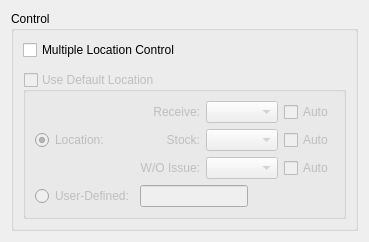
     <widget class="QWidget" name="_restrictedLocations">
      <attribute name="title">
       <string>&amp;Location</string>
      </attribute>
      <layout class="QGridLayout" name="gridLayout_16">
       <item row="0" column="0">
        <widget class="QGroupBox" name="_locationGroup">
         <property name="title">
          <string>Control</string>
         </property>
         <layout class="QGridLayout" name="gridLayout_11">
          <property name="verticalSpacing">
           <number>12</number>
          </property>
          <item row="0" column="0" colspan="2">
           <widget class="QCheckBox" name="_locationControl">
            <property name="enabled">
             <bool>true</bool>
            </property>
            <property name="text">
             <string>Multiple Location Control</string>
            </property>
           </widget>
          </item>
          <item row="1" column="0" colspan="2">
           <widget class="QGroupBox" name="_useDefaultLocation">
            <property name="enabled">
             <bool>false</bool>
            </property>
            <property name="sizePolicy">
             <sizepolicy hsizetype="Preferred" vsizetype="Fixed">
              <horstretch>0</horstretch>
              <verstretch>0</verstretch>
             </sizepolicy>
            </property>
            <property name="focusPolicy">
             <enum>Qt::TabFocus</enum>
            </property>
            <property name="title">
             <string>Use Default Location</string>
            </property>
            <property name="checkable">
             <bool>true</bool>
            </property>
            <property name="checked">
             <bool>false</bool>
            </property>
            <layout class="QGridLayout" name="gridLayout_10">
             <item row="0" column="0">
              <widget class="QRadioButton" name="_location">
               <property name="text">
                <string>Location:</string>
               </property>
               <property name="checked">
                <bool>true</bool>
               </property>
              </widget>
             </item>
             <item row="1" column="0" colspan="2">
              <widget class="QRadioButton" name="_miscLocation">
               <property name="text">
                <string>User-Defined:</string>
               </property>
              </widget>
             </item>
             <item row="1" column="2">
              <layout class="QHBoxLayout" name="horizontalLayout_5">
               <item>
                <widget class="XLineEdit" name="_miscLocationName">
                 <property name="enabled">
                  <bool>false</bool>
                 </property>
                </widget>
               </item>
               <item>
                <spacer name="horizontalSpacer_5">
                 <property name="orientation">
                  <enum>Qt::Horizontal</enum>
                 </property>
                 <property name="sizeHint" stdset="0">
                  <size>
                   <width>0</width>
                   <height>20</height>
                  </size>
                 </property>
                </spacer>
               </item>
              </layout>
             </item>
             <item row="0" column="2">
              <layout class="QGridLayout" name="gridLayout_22">
               <item row="0" column="0">
                <widget class="QLabel" name="_recvlocationsLit">
                 <property name="text">
                  <string>Receive:</string>
                 </property>
                 <property name="alignment">
                  <set>Qt::AlignRight|Qt::AlignTrailing|Qt::AlignVCenter</set>
                 </property>
                </widget>
               </item>
               <item row="0" column="1">
                <layout class="QHBoxLayout" name="horizontalLayout_11">
                 <item>
                  <widget class="XComboBox" name="_recvlocations">
                   <property name="sizePolicy">
                    <sizepolicy hsizetype="Expanding" vsizetype="Fixed">
                     <horstretch>0</horstretch>
                     <verstretch>0</verstretch>
                    </sizepolicy>
                   </property>
                   <property name="allowNull">
                    <bool>true</bool>
                   </property>
                  </widget>
                 </item>
                 <item>
                  <widget class="XCheckBox" name="_recvlocations_dist">
                   <property name="text">
                    <string>Auto</string>
                   </property>
                   <property name="forgetful">
                    <bool>true</bool>
                   </property>
                  </widget>
                 </item>
                 <item>
                  <spacer name="horizontalSpacer_10">
                   <property name="orientation">
                    <enum>Qt::Horizontal</enum>
                   </property>
                   <property name="sizeHint" stdset="0">
                    <size>
                     <width>0</width>
                     <height>20</height>
                    </size>
                   </property>
                  </spacer>
                 </item>
                </layout>
               </item>
               <item row="1" column="0">
                <widget class="QLabel" name="_locationsLit">
                 <property name="text">
                  <string>Stock:</string>
                 </property>
                 <property name="alignment">
                  <set>Qt::AlignRight|Qt::AlignTrailing|Qt::AlignVCenter</set>
                 </property>
                </widget>
               </item>
               <item row="1" column="1">
                <layout class="QHBoxLayout" name="horizontalLayout_7">
                 <item>
                  <widget class="XComboBox" name="_locations">
                   <property name="sizePolicy">
                    <sizepolicy hsizetype="Expanding" vsizetype="Fixed">
                     <horstretch>0</horstretch>
                     <verstretch>0</verstretch>
                    </sizepolicy>
                   </property>
                   <property name="allowNull">
                    <bool>true</bool>
                   </property>
                  </widget>
                 </item>
                 <item>
                  <widget class="XCheckBox" name="_locations_dist">
                   <property name="text">
                    <string>Auto</string>
                   </property>
                   <property name="forgetful">
                    <bool>true</bool>
                   </property>
                  </widget>
                 </item>
                 <item>
                  <spacer name="horizontalSpacer_4">
                   <property name="orientation">
                    <enum>Qt::Horizontal</enum>
                   </property>
                   <property name="sizeHint" stdset="0">
                    <size>
                     <width>0</width>
                     <height>20</height>
                    </size>
                   </property>
                  </spacer>
                 </item>
                </layout>
               </item>
               <item row="2" column="0">
                <widget class="QLabel" name="_issuelocationsLit">
                 <property name="text">
                  <string>W/O Issue:</string>
                 </property>
                 <property name="alignment">
                  <set>Qt::AlignRight|Qt::AlignTrailing|Qt::AlignVCenter</set>
                 </property>
                </widget>
               </item>
               <item row="2" column="1">
                <layout class="QHBoxLayout" name="horizontalLayout_13">
                 <item>
                  <widget class="XComboBox" name="_issuelocations">
                   <property name="sizePolicy">
                    <sizepolicy hsizetype="Expanding" vsizetype="Fixed">
                     <horstretch>0</horstretch>
                     <verstretch>0</verstretch>
                    </sizepolicy>
                   </property>
                   <property name="allowNull">
                    <bool>true</bool>
                   </property>
                  </widget>
                 </item>
                 <item>
                  <widget class="XCheckBox" name="_issuelocations_dist">
                   <property name="text">
                    <string>Auto</string>
                   </property>
                   <property name="forgetful">
                    <bool>true</bool>
                   </property>
                  </widget>
                 </item>
                 <item>
                  <spacer name="horizontalSpacer_11">
                   <property name="orientation">
                    <enum>Qt::Horizontal</enum>
                   </property>
                   <property name="sizeHint" stdset="0">
                    <size>
                     <width>0</width>
                     <height>20</height>
                    </size>
                   </property>
                  </spacer>
                 </item>
                </layout>
               </item>
              </layout>
             </item>
            </layout>
           </widget>
          </item>
          <item row="2" column="0" colspan="2">
           <spacer>
            <property name="orientation">
             <enum>Qt::Vertical</enum>
            </property>
            <property name="sizeHint" stdset="0">
             <size>
              <width>20</width>
              <height>0</height>
             </size>
            </property>
           </spacer>
          </item>
         </layout>
        </widget>
       </item>
      </layout>
     </widget>
